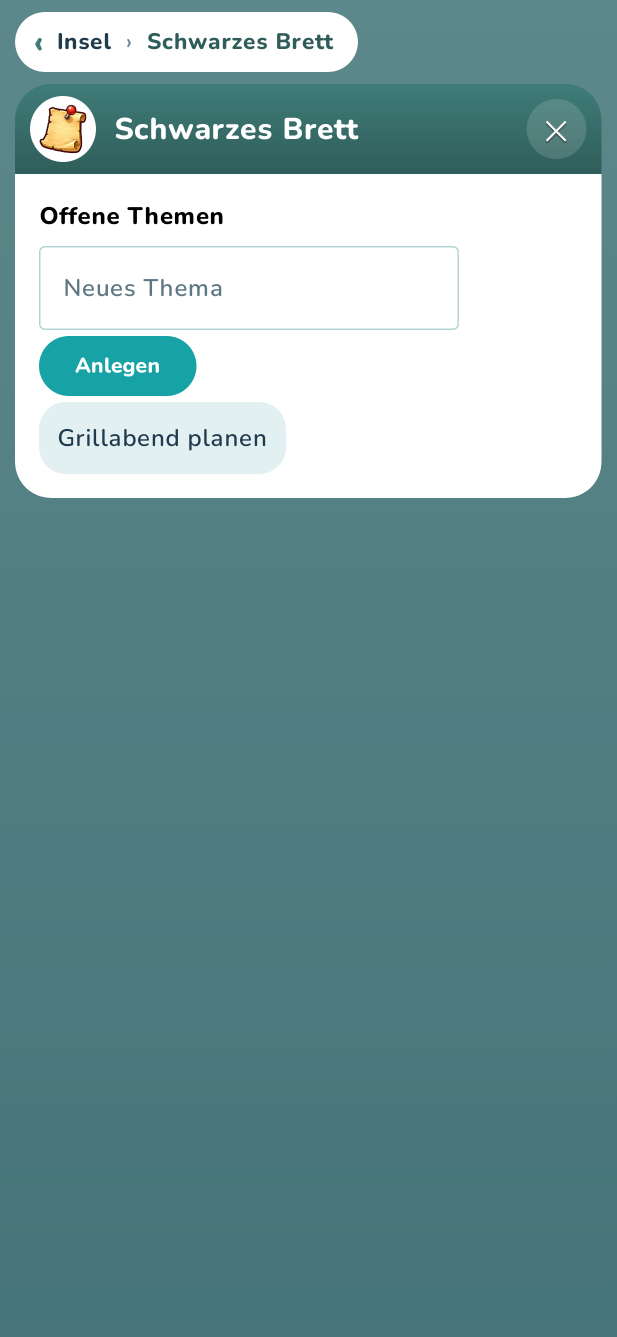
#> input picture docs/clickpath-opus/rendered/03-room.png, 1233 x 2673 px, given in place of 20-inseln.png, which was not available (shown at 1/2 size)
$ python build_clickpaths.py
#> lines starting #> are read from the running program, lines starting #| are printed output that depends on the picture; pictures that were not available may be replaced by others from this repository, and a replacement may not be noted
#!/usr/bin/env python3
"""Baut die Klickpfad-Filmstreifen + Theme-Check aus rendered/*.png.

Ausgabe (neben diesem Skript):
  clickpaths/NN-<journey>.png   je Aufgabe ein Filmstreifen
  clickpaths/theme-check.png    alle Screens, markiert nach Theme-Passung
  clickpaths/index.html         alles zusammen zum Durchscrollen
Tap-Positionen sind in % des jeweiligen Screenshots (visuell aus den Renders
bestimmt, Ziel jeweils im Code belegt -> 'src').
"""
from pathlib import Path
from PIL import Image, ImageDraw, ImageFont
import html, json

HERE = Path(__file__).parent
R = HERE / "rendered"
OUT = HERE / "clickpaths"
OUT.mkdir(exist_ok=True)
FB = "/usr/share/fonts/truetype/dejavu/DejaVuSans-Bold.ttf"
FR = "/usr/share/fonts/truetype/dejavu/DejaVuSans.ttf"
font = lambda s, b=True: ImageFont.truetype(FB if b else FR, s)

# ---------- Theme-Bewertung (aktueller Stil: "Nordische Küste", 7.7) ----------
# FITS = passt, PARTLY = teils (Farben ok, aber Standard-Material), OLD = passt nicht mehr
THEME = {  # Stand 7.8 – nach Umbau, neu gerendert und bildgeprüft
    "03-room": ("FITS", "Hafenpapier + gedämpftes Teal"),
    "05-chats": ("FITS", "Hafenpapier, gedämpftes Teal"),
    "06-thread": ("PARTLY", "Kopf jetzt Teal; Sprechblasen sehr hell"),
    "07-glossary": ("FITS", "Creme + Teal, ruhig"),
    "08-topics-room": ("FITS", "Teal-Rahmen, Creme-Panel"),
    "09-groups-room": ("FITS", "Teal-Rahmen, Creme-Panel"),
    "12-empty-chats": ("FITS", "Hafen-Text + Boot-Illustration"),
    "13-chat-extras": ("PARTLY", "ok, aber unruhig: viele Emoji/Werkzeuge"),
    "13-login": ("PARTLY", "Formular Hafenpost; bunte Szene dahinter"),
    "14-chat-actions": ("PARTLY", "loses Werkzeug-Palette"),
    "14-more": ("FITS", "Hafenpost statt Lavendel"),
    "20-inseln": ("FITS", "Kernstil"),
    "21-inseln-leer": ("FITS", "Kernstil"),
    "22-meine-insel": ("FITS", "Kernstil, Leiste mit Chats"),
    "23-besuch": ("FITS", "Kernstil"),
    "24-deko-wahl": ("FITS", "Hafenpapier statt Weiß"),
    "25-bauen": ("FITS", "Hafenpapier statt Weiß"),
    "25-schiff": ("FITS", "dunkles Glas-Sheet über Meer"),
    "26-inseln-debug": ("DEBUG", "nur Debug-Modus (Hitboxen) – kein Theme-Thema"),
    "26-ort": ("FITS", "Hafenpapier statt Weiß"),
    "27-insel-zoom": ("FITS", "Kernstil"),
    "28-insel-doppeltipp": ("FITS", "Kernstil"),
    "29-insel-einzeltipp": ("FITS", "Postamt, Holz + Siegel"),
    "30-post": ("FITS", "Holz, Umschläge, Wachssiegel"),
    "31-hafen": ("FITS", "Kork, Zettel, Küste"),
    "32-leuchtturm": ("FITS", "Küste, Holzschild"),
    "33-bibliothek": ("FITS", "Holz + Papier"),
    "34-gemeindehaus": ("FITS", "warmes Holz"),
    "35-haus": ("FITS", "gemaltes Portrait, Holz"),
    "36-topics-screen": ("FITS", "Hafenpost statt Weiß"),
    "37-ep-screen": ("FITS", "Creme + Teal statt Blaugrau"),
    "38-letter-room": ("FITS", "hell statt dunkelbraun"),
    "39-spark-room": ("FITS", "Sand + Teal-Knopf"),
    "40-thread-info-sheet": ("FITS", "Hafenpost statt Weiß"),
    "41-quest-dialog": ("FITS", "das eine Quest-Formular"),
    "42-glossary-term-dialog": ("FITS", "Creme-Dialog"),
    "43-friend-sheet": ("FITS", "Inselbild, Teal/Creme"),
    "44-new-quest-sheet": ("FITS", "dasselbe Quest-Formular"),
    "45-label-dialog": ("FITS", "Creme-Dialog"),
    "46-recovery-dialog": ("FITS", "Creme-Dialog"),
    "47-proof-dialog": ("FITS", "Creme-Dialog"),
    "48-ep-proposal-dialog": ("FITS", "Creme-Dialog"),
    "49-request-dialog": ("FITS", "Creme-Dialog"),
    "50-friend-page": ("FITS", "NEU: neutrale Freund-Seite"),
}
TCOL = {"FITS": (46, 140, 90), "PARTLY": (222, 150, 30), "OLD": (200, 40, 40), "DEBUG": (110, 110, 110)}
TTXT = {"FITS": "passt", "PARTLY": "teils", "OLD": "passt NICHT mehr", "DEBUG": "Debug"}

# ---------- Aufgaben (Journeys) ----------
# step: (screen | None für 'kein Screenshot', caption, tap (x%,y%) | None, tap-label, src)
J = [
 ("Mit einem Freund chatten", "Inselkarte", [
   ("20-inseln", "Inselkarte", (50, 13), "Insel von Gerfried", "IslandWorld.kt:297 onFriend"),
   ("43-friend-sheet", "Freundes-Sheet", (30, 28), "Chat", "IslandWorld.kt:919 onChat"),
   ("06-thread", "Chat offen", None, "", "LayerHome.kt:509 ThreadScreen"),
 ], ["NEU 7.8: Leiste „Chats“ in der Inselwelt → Zeile = auch 2 Taps."]),
 ("Brief an einen Freund schreiben", "Inselkarte", [
   ("20-inseln", "Inselkarte", (50, 13), "Insel von Gerfried", "IslandWorld.kt:297"),
   ("43-friend-sheet", "Freundes-Sheet", (70, 28), "Brief schreiben", "IslandWorld.kt:920-923 onLetter"),
   (None, "Brief-Editor", None, "", "LayerHome.kt composeLetterFriend – kein Screenshot"),
 ], ["Alternativ über Post: Meine Insel → Post → „Brief schreiben“ → Empfänger wählen = 4 Taps.",
     "Im Chat: ✦ neben dem Eingabefeld."]),
 ("Neuen Brief lesen", "Inselkarte", [
   ("20-inseln", "Inselkarte", (42, 94), "Meine Insel", "IslandWorld.kt:340"),
   ("22-meine-insel", "Meine Insel", (12, 47), "Post", "IslandWorld.kt:265 onBuilding"),
   ("30-post", "Postamt", (20, 18), "Umschlag", "PlaceScenes.kt:239 PostOffice onOpen"),
   (None, "Brief offen", None, "", "openLetter – kein Screenshot"),
 ], ["NEU 7.8: „✉“-Pille oben ist immer da → direkt Post = 2 Taps."]),
 ("Quest mit Freund anlegen", "Inselkarte", [
   ("20-inseln", "Inselkarte", (50, 13), "Insel von Gerfried", "IslandWorld.kt:297"),
   ("43-friend-sheet", "Freundes-Sheet", (85, 35), "+ Neue", "IslandWorld.kt:399 newQuestFor"),
   ("44-new-quest-sheet", "Neue Quest", None, "", "IslandWorld.kt NewQuestSheet"),
 ], ["NEU 7.8: Insel, Hafen, Lagerfeuer, Freund-Seite und Chat öffnen dasselbe Formular."]),
 ("Freund einen Spitznamen geben", "Inselkarte", [
   ("20-inseln", "Inselkarte", (50, 13), "Insel von Gerfried", "IslandWorld.kt:297"),
   ("43-friend-sheet", "Freundes-Sheet", (39, 10), "Wie nennst du …?", "IslandWorld.kt:898"),
   ("45-label-dialog", "Namen wählen", (50, 85), "Speichern", "IslandWorld.kt:1153 LabelDialog"),
 ], []),
 ("„Ich bin hier“ / Status setzen", "Meine Insel", [
   ("22-meine-insel", "Meine Insel", (50, 44), "Lebensort (z.B. Bude)", "IslandWorld.kt:268 onPlot"),
   ("26-ort", "Ort-Sheet", (52, 64), "Status speichern", "LifeIsland.kt:231"),
 ], []),
 ("Lebensort bauen", "Meine Insel", [
   ("22-meine-insel", "Meine Insel", (73, 57), "+ Bauplatz", "IslandWorld.kt:268 onPlot → buildPick"),
   ("25-bauen", "Was steht hier?", (15, 39), "Zuhause", "LifeIsland.kt:159"),
   ("25-bauen", "Name + Bauen", (84, 67), "Bauen", "LifeIsland.kt:201"),
 ], []),
 ("Deko setzen", "Meine Insel", [
   ("22-meine-insel", "Meine Insel", (50, 88), "Insel bearbeiten", "IslandWorld.kt:332"),
   (None, "Bearbeiten-Modus", None, "freien Deko-Platz", "IslandHome.kt:153 – kein Screenshot"),
   ("24-deko-wahl", "Deko wählen", (19, 46), "Blumen", "IslandHome.kt:204 DecorPicker"),
 ], []),
 ("Gruppe erstellen", "Meine Insel", [
   ("22-meine-insel", "Meine Insel", (25, 53), "Gemeindehaus / Lagerfeuer", "IslandWorld.kt:265 onBuilding"),
   ("34-gemeindehaus", "Gemeindehaus", (50, 96), "Gruppen verwalten", "PlaceScenes.kt:587"),
   ("09-groups-room", "Gruppen", (50, 30), "+ Gruppe erstellen", "GregorScreens.kt:279"),
 ], ["NEU 7.8: nur noch hier; aus den Chats „＋ Gruppe“-Chip = 2 Taps."]),
 ("Thema fürs nächste Gespräch notieren", "Inselkarte", [
   ("20-inseln", "Inselkarte", (61, 94), "Hafen", "IslandWorld.kt:341"),
   ("31-hafen", "Hafen", (81, 73), "Themen", "PlaceScenes.kt:380 onAllTopics"),
   ("08-topics-room", "Themen", (50, 35), "Gerfried", "GregorScreens.kt:226 TopicsHub"),
   ("36-topics-screen", "Themen mit Gerfried", (85, 96), "Merken", "TopicsScreen.kt:59"),
 ], ["Neutral jetzt kürzer: siehe „Thema notieren (Messenger)“."]),
 ("Freunde finden", "Meine Insel", [
   ("22-meine-insel", "Meine Insel", (87, 47), "Leuchtturm", "IslandWorld.kt:265"),
   ("32-leuchtturm", "Leuchtturm", (50, 95), "Freunde finden", "PlaceScenes.kt:455 onFind"),
   (None, "Personen-Suche", None, "", "LayerHome peopleOpen – nicht im Inventar"),
 ], ["Auf der leeren Karte gibt es zusätzlich direkt „Freunde finden“ (21)."]),
 ("Einstellungen / Debug-Modus", "Meine Insel", [
   ("22-meine-insel", "Meine Insel", (36, 53), "Figur (= Mein Haus)", "IslandWorld.kt:270 onFigure"),
   ("35-haus", "Mein Haus", (50, 96), "Profil & Einstellungen", "PlaceScenes.kt:656"),
   ("14-more", "Mehr", (50, 39), "Darstellung", "MoreScreens.kt:214"),
   (None, "Darstellung → Debug-Modus", None, "", "MoreScreens.kt:371 – kein Screenshot"),
 ], ["NEU 7.8: Mehr im Hafenpost-Look; im Messenger: Tab Mehr = 1 Tap."]),
 ("Punkte ansehen", "Inselkarte", [
   ("20-inseln", "Inselkarte", (89, 5), "⭐ Punkte", "IslandWorld.kt:296 onPoints"),
   ("37-ep-screen", "Punkte", None, "", "SocialScreens.kt:34 EpScreen"),
 ], ["NEU 7.8: Pille immer sichtbar, Punkte im Creme/Teal-Look."]),
 ("Raus aus der Insel → Hauptmenü (NEU)", "Inselkarte", [
   ("20-inseln", "Inselkarte", (76, 94), "Chats", "IslandWorld.kt BarItem Chats → onBack"),
   ("05-chats", "Chats = Hauptmenü", None, "", "ChatsList.kt"),
 ], ["Aus jedem Inselort und Meine Insel/Hafen: 1 Tap. Vorher: ‹ zurück, ggf. mehrfach.", "Lange auf „Karte“ drücken = ebenfalls Chats."]),
 ("Thema notieren (Messenger, NEU)", "Chats", [
   ("05-chats", "Chats", (50, 27), "Gerfried", "ChatsList.kt onOpen"),
   ("06-thread", "Chat", (29, 4), "Name antippen", "ThreadScreen.kt onInfo → FriendPage"),
   ("50-friend-page", "Freund-Seite", (50, 63), "Themen", "FriendPage.kt"),
   ("36-topics-screen", "Themen mit Gerfried", (85, 96), "Merken", "TopicsScreen.kt"),
 ], ["Vorher 4 Taps über Hafen. Im Chat-Menü ⋮ → Themen geht auch."]),
 ("Spitzname im Messenger (NEU)", "Chat", [
   ("06-thread", "Chat", (29, 4), "Name antippen", "ThreadScreen.kt → FriendPage"),
   ("50-friend-page", "Freund-Seite", (50, 20), "Namen ändern", "FriendPage.kt"),
   ("45-label-dialog", "Namen wählen", (50, 85), "Speichern", "LabelDialog"),
 ], ["Vorher nur auf der Insel möglich. Name gilt in Insel und Chat gleich."]),
 ("Freundschaftsregeln (NEU kürzer)", "Chat", [
   ("06-thread", "Chat", (93, 4), "⋮", "ThreadScreen.kt Menü"),
   (None, "Menü", None, "Freundschaftsregeln", "ThreadScreen.kt DropdownMenuItem – kein Screenshot"),
   (None, "Regeln", None, "", "FriendshipRules"),
 ], ["Vorher 3 Taps (⋮ → Regeln & Info → Regeln). Auch über Freund-Seite."]),
]

# ---------- Zeichnen ----------
TH = 640  # Höhe eines Phone-Screens im Streifen
def thumb(name):
#> called with name = '20-inseln'
    im = Image.open(R / f"{name}.png").convert("RGB")
    s = TH / 2673  # gleiche Skala für Dialoge -> echte Größenverhältnisse
    return im.resize((max(1, round(im.width * s)), max(1, round(im.height * s))))

def placeholder(text):
    w = round(1233 * TH / 2673)
    im = Image.new("RGB", (w, TH), (236, 232, 222)); d = ImageDraw.Draw(im)
    d.rectangle([3, 3, w - 4, TH - 4], outline=(160, 150, 130), width=3)
    for i in range(0, w + TH, 26): d.line([(i, 0), (i - TH, TH)], fill=(225, 220, 208), width=2)
    y = TH // 2 - 40
    for line in ["(kein Screenshot)", *wrap(text, 16)]:
        tw = d.textlength(line, font=font(17)); d.text(((w - tw) / 2, y), line, fill=(90, 80, 60), font=font(17)); y += 26
    return im

def wrap(t, n):
    out, cur = [], ""
    for w in t.split():
        if len(cur) + len(w) + 1 > n and cur: out.append(cur); cur = w
        else: cur = (cur + " " + w).strip()
    return out + ([cur] if cur else [])

def badge(d, x, y, txt, col):
    f = font(15); tw = d.textlength(txt, font=f)
    d.rounded_rectangle([x, y, x + tw + 16, y + 24], 12, fill=col); d.text((x + 8, y + 3), txt, fill="white", font=f)

def strip(idx, title, start, steps, notes):
    tiles = [(thumb(s) if s else placeholder(c), s, c, tap, lab, src) for s, c, tap, lab, src in steps]
#> call 2 of thumb, with name = '43-friend-sheet'
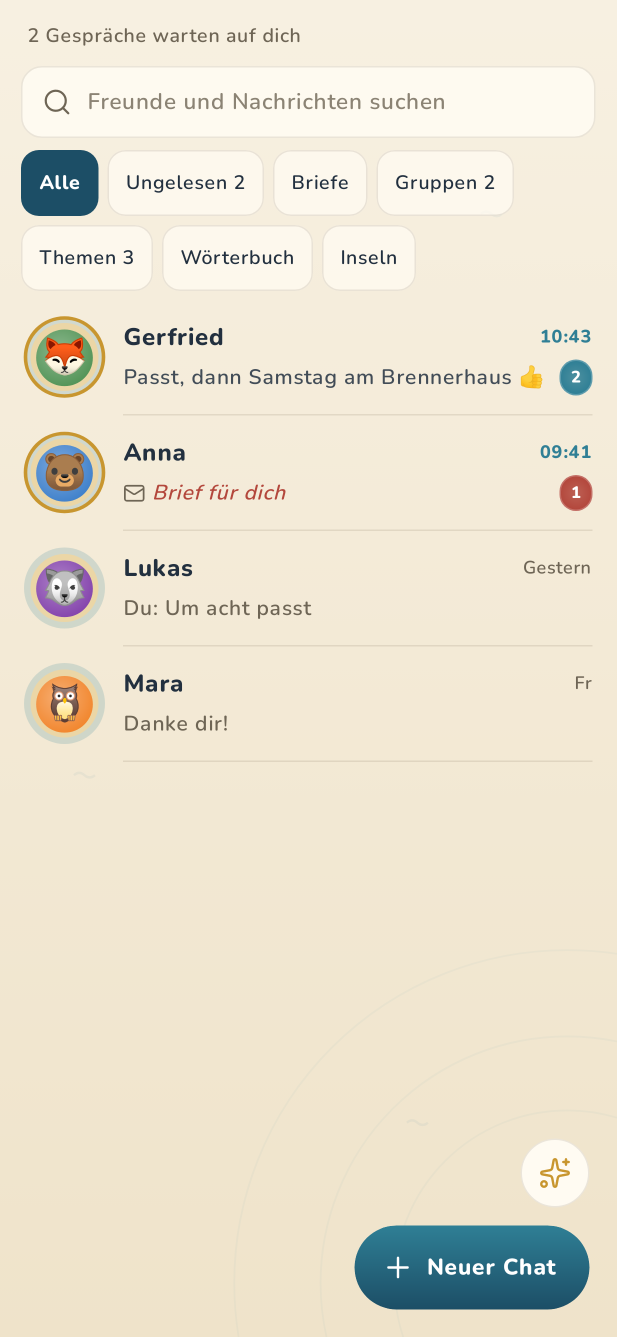
#> input picture docs/clickpath-opus/rendered/05-chats.png, 1233 x 2673 px, given in place of 43-friend-sheet.png, which was not available (shown at 1/2 size)
#> call 3 of thumb, with name = '06-thread'
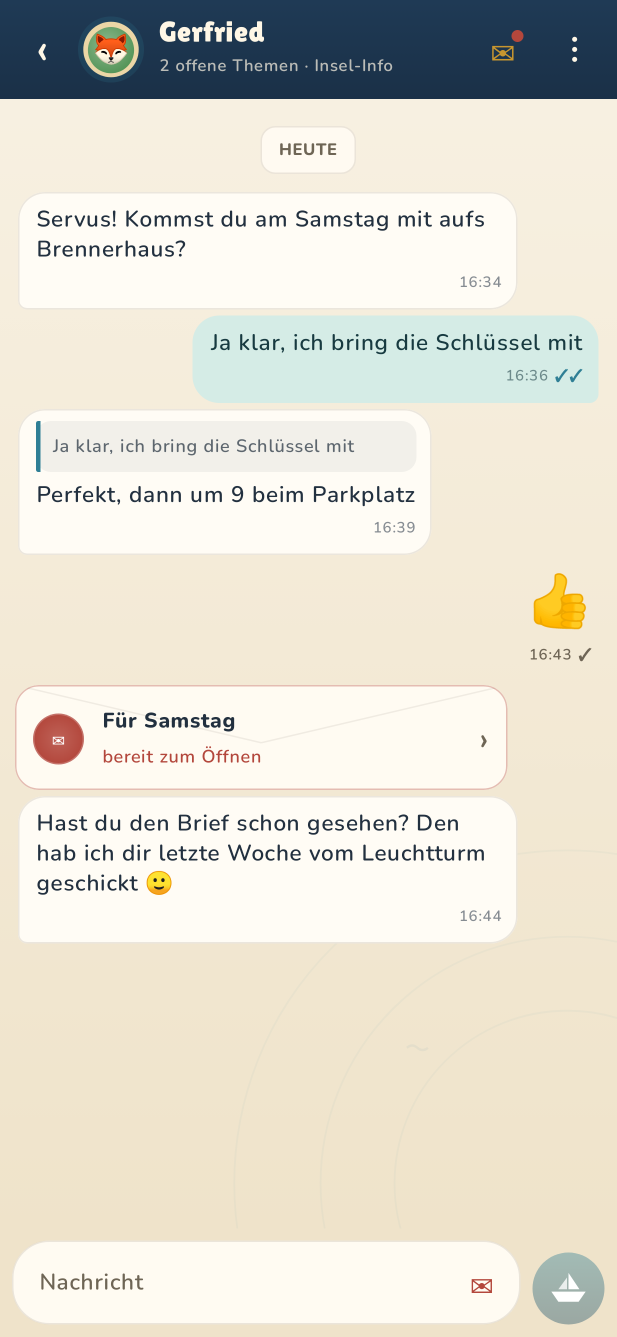
#> input picture docs/clickpath-opus/rendered/06-thread.png, 1233 x 2673 px (shown at 1/2 size)
#> in thumb (call 3), `return im.resize((max(1, round(im.width * s)), max(1, round(im.height ..`:
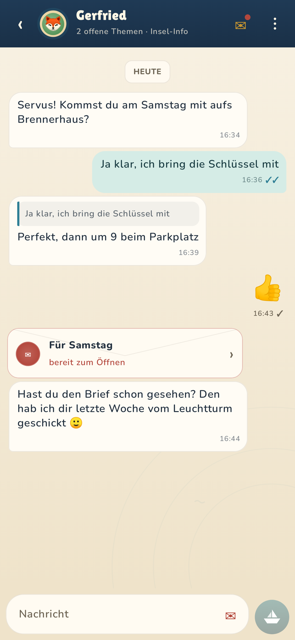
#> returned value: PIL image 295x640 RGB; mean R, G, B 226.1, 222.2, 209.6
#> tiles = 3 items
    gap, pad, head = 90, 30, 120
    W = pad * 2 + sum(t[0].width for t in tiles) + gap * (len(tiles) - 1)
#> W = 1125
    foot = 40 + 30 * len(notes)
    H = head + TH + 110 + foot
    im = Image.new("RGB", (max(W, 1100), H), (250, 247, 240)); d = ImageDraw.Draw(im)
    taps = sum(1 for t in tiles if t[4])
#> taps = 2
    d.text((pad, 22), f"{idx}. {title}", fill=(30, 50, 55), font=font(34))
    d.text((pad, 70), f"Start: {start}   ·   {taps} Taps", fill=(90, 100, 100), font=font(22, False))
    x = pad; n = 0
    for i, (t, s, cap, tap, lab, src) in enumerate(tiles):
        y = head
        im.paste(t, (x, y)); d.rectangle([x - 1, y - 1, x + t.width, y + t.height], outline=(180, 170, 150), width=2)
        if s and s in THEME and THEME[s][0] in ("OLD", "PARTLY"):
            st = THEME[s][0]; d.rectangle([x - 5, y - 5, x + t.width + 4, y + t.height + 4], outline=TCOL[st], width=5)
            badge(d, x + 6, y + 6, "Theme: " + TTXT[st], TCOL[st])
        if lab:
            n += 1
            if tap:
                cx, cy = x + t.width * tap[0] / 100, y + t.height * tap[1] / 100
                # Ring lässt das Ziel sichtbar; Nummer als Plakette daneben
                d.ellipse([cx - 30, cy - 30, cx + 30, cy + 30], outline=(255, 70, 40), width=6)
                bx, by = cx + 22, cy - 52
                d.ellipse([bx - 17, by - 17, bx + 17, by + 17], fill=(255, 70, 40), outline="white", width=3)
                num = str(n); d.text((bx - d.textlength(num, font=font(20)) / 2, by - 12), num, fill="white", font=font(20))
        d.text((x, y + t.height + 10), cap, fill=(30, 50, 55), font=font(19))
        if lab: d.text((x, y + t.height + 36), f"{n} Tap: {lab}", fill=(200, 60, 30), font=font(18))
        d.text((x, y + t.height + 62), src[:46], fill=(140, 140, 140), font=font(13, False))
        if i < len(tiles) - 1:
            ax = x + t.width + 12; ay = y + TH // 2
            d.line([(ax, ay), (ax + gap - 24, ay)], fill=(255, 70, 40), width=6)
            d.polygon([(ax + gap - 24, ay - 14), (ax + gap - 6, ay), (ax + gap - 24, ay + 14)], fill=(255, 70, 40))
        x += t.width + gap
#> this loop made 3 passes
#> (s, cap, tap, lab, src, n, cx, cy) on passes 1 to 2: ('20-inseln', 'Inselkarte', (50, 13), 'Insel von Gerfried', 'IslandWorld.kt:297 onFriend', 1, 177.5, 203.2), ('43-friend-sheet', 'Freundes-Sheet', (30, 28), 'Chat', 'IslandWorld.kt:919 onChat', 2, 503.5, 299.2)
#> (s, cap, tap, lab, src, st, tw in badge, x) on pass 3: ('06-thread', 'Chat offen', None, '', 'LayerHome.kt:509 ThreadScreen', 'PARTLY', 104.6, 1185)
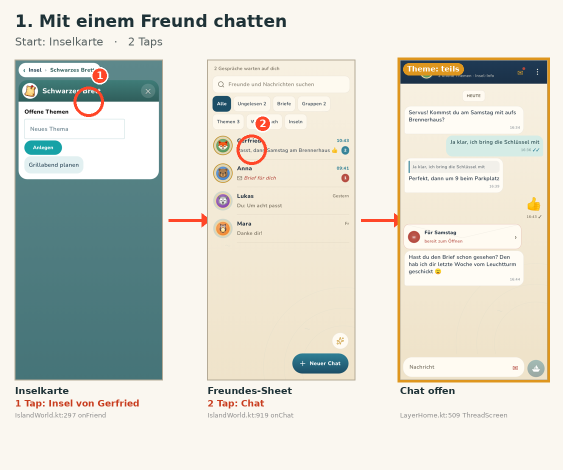
#> im: PIL image 1125x940 RGB (shown at 1/2 size); mean R, G, B 217.7, 218.8, 209
#> after the loop, n = 2; x = 1185
    yy = head + TH + 110
    for nt in notes:
        d.text((pad, yy), "• " + nt, fill=(60, 70, 70), font=font(19, False)); yy += 30
#> after the loop, yy = 900
    import re, unicodedata
    slug = re.sub(r"[^a-z0-9]+", "-", unicodedata.normalize("NFKD", title.lower()).encode("ascii", "ignore").decode()).strip("-")[:32]
    p = OUT / f"{idx:02d}-{slug}.png"
    im.save(p, optimize=True)
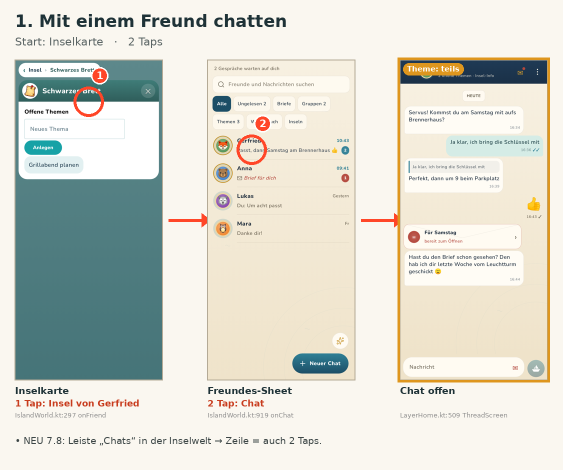
#> saved as 01-mit-einem-freund-chatten.png: PIL image 1125x940 RGB (shown at 1/2 size); mean R, G, B 217.3, 218.4, 208.7
    return p, taps

# [21 lines left out: function theme_sheet, not called in this run]

if __name__ == "__main__":
    made = [strip(i + 1, *j) for i, j in enumerate(J)]
#> call 2 of strip, with idx = 2, title = 'Brief an einen Freund schreiben', start = 'Inselkarte'
#> in placeholder, `w = round(1233 * TH / 2673)`: w = 295
#> in placeholder, `tw = d.textlength(line, font=font(17))`: tw = 169.7
#> in strip (call 2), `foot = 40 + 30 * len(notes)`: foot = 100
#> in strip (call 2), `H = head + TH + 110 + foot`: H = 970
#> the loop in strip (call 2), `for i, (t, s, cap, tap, lab, src) in enumerate(tiles):` made 3 passes
#> (s, cap, tap, lab, src, n, cx, cy) on passes 1 to 2: ('20-inseln', 'Inselkarte', (50, 13), 'Insel von Gerfried', 'IslandWorld.kt:297', 1, 177.5, 203.2), ('43-friend-sheet', 'Freundes-Sheet', (70, 28), 'Brief schreiben', 'IslandWorld.kt:920-923 onLetter', 2, 621.5, 299.2)
#> (s, cap, tap, lab, x) on pass 3: (None, 'Brief-Editor', None, '', 1185)
#> after the loop in strip (call 2), `for i, (t, s, cap, tap, lab, src) in enumerate(tiles):`:
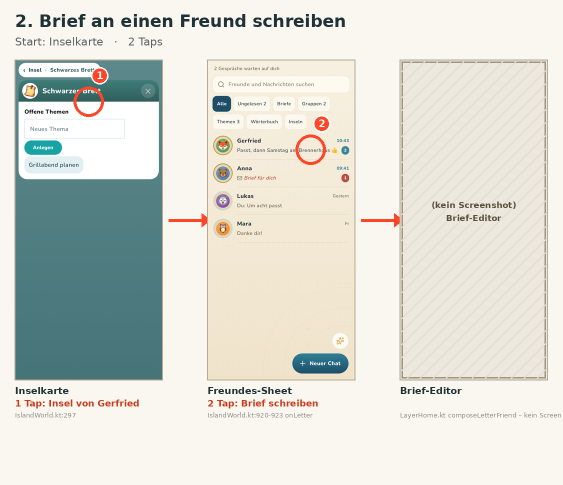
#> im: PIL image 1125x970 RGB (shown at 1/2 size); mean R, G, B 219, 220.6, 212.6
#> after the loop in strip (call 2), `for i, (t, s, cap, tap, lab, src) in enumerate(tiles):`: n = 2; x = 1185
#> the loop in strip (call 2), `for nt in notes:` made 2 passes
#> yy on pass 1: 900
#> (nt, yy) on pass 2: ('Im Chat: ✦ neben dem Eingabefeld.', 930)
#> after the loop in strip (call 2), `for nt in notes:`: yy = 930
#> in strip (call 2), `im.save(p, optimize=True)`:
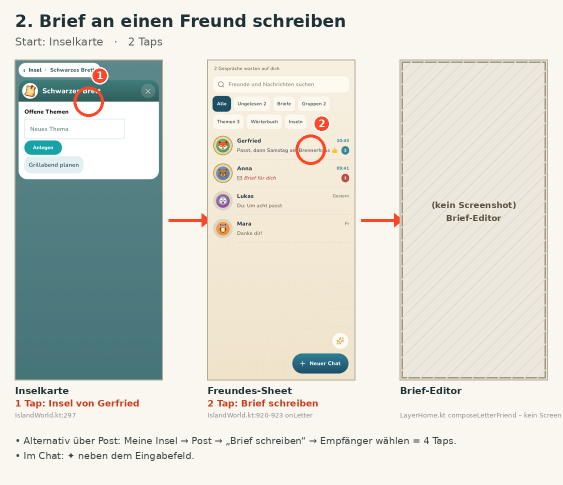
#> saved as 02-brief-an-einen-freund-schreiben.png: PIL image 1125x970 RGB (shown at 1/2 size); mean R, G, B 218.2, 219.9, 211.8
#> (the run stopped early here; a loop or call above may not have finished)
